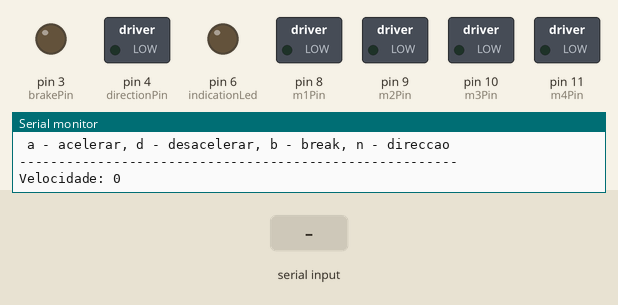
This sketch was run on a simulated Arduino Uno, built with avr-gcc and run on an emulated ATmega328P. Shown: switched loads named in the sketch (green lamp = pin HIGH), output pins drawn as LEDs (lit = HIGH), the last lines printed to the serial monitor. The inputs (shaded band) are chosen by the test bench.

Above: at 1.2 s.
1.3 s: "a" received over Serial
At 2.1 s:
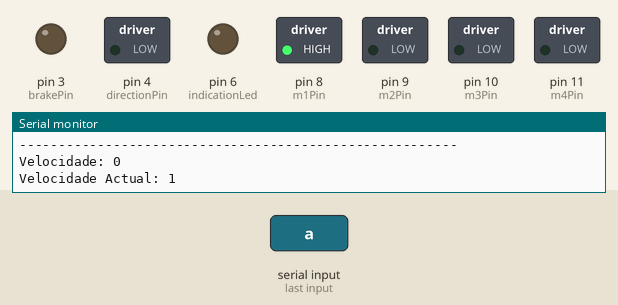
2.8 s: "b" received over Serial
At 4.0 s:
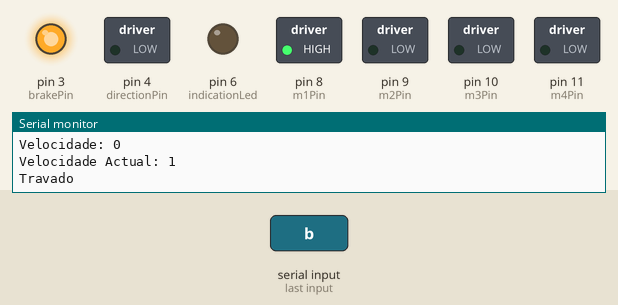
4.3 s: "n" received over Serial
At 5.1 s:
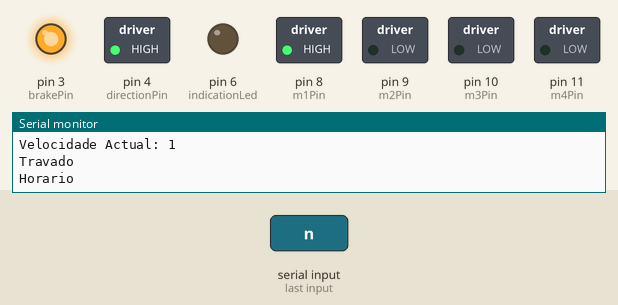
5.8 s: "d" received over Serial
At 6.7 s:
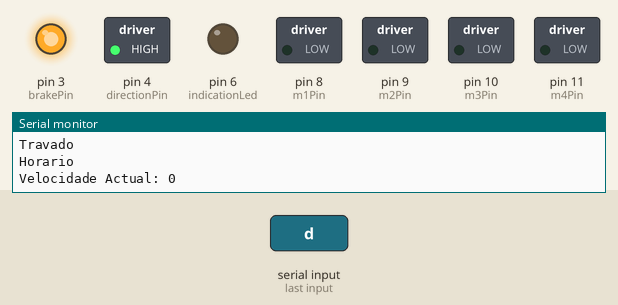
7.3 s: "b" received over Serial
At 8.5 s:
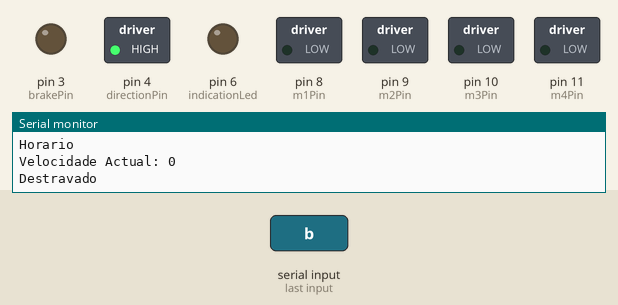
8.8 s: "a" received over Serial
At 10.2 s:
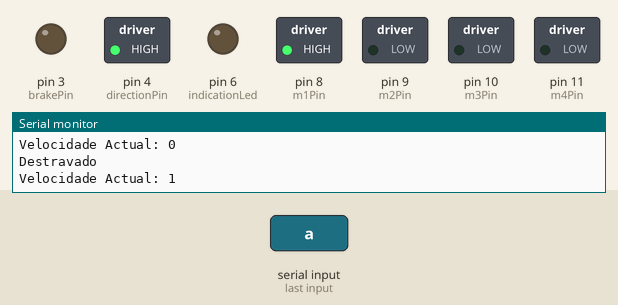
Timing chart, 0 to 11.3 s (numbered marks = the images above; inputs shaded):
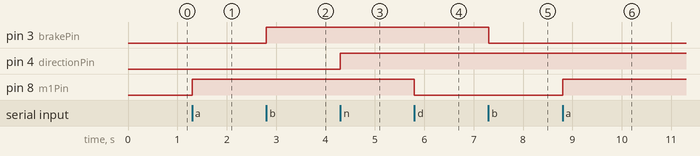

The sketch:

Step_Motor_LMD18245_Teste.ino
```cpp
int brakePin=3;
int directionPin=4;
int m1Pin=8;
int m2Pin=9;
int m3Pin=10;
int m4Pin=11;
int indicationLed=6;

void setup() {
  pinMode(brakePin,OUTPUT);
  pinMode(directionPin,OUTPUT);
  pinMode(m1Pin,OUTPUT);
  pinMode(m2Pin,OUTPUT);
  pinMode(m3Pin,OUTPUT);
  pinMode(m4Pin,OUTPUT);
  pinMode(indicationLed,OUTPUT);

  digitalWrite(brakePin,LOW);
  digitalWrite(indicationLed,LOW);
  digitalWrite(directionPin,LOW);

  Serial.begin(9600);
}

void loop() {
  int velocidade=0;
  Serial.println("             Bem-vindo ao teste do LMD18245");
  Serial.println(" a - acelerar, d - desacelerar, b - break, n - direccao");
  Serial.println("--------------------------------------------------------\n");
  Serial.print("Velocidade: ");
  Serial.println(velocidade);
  while(true){
    while(Serial.available()){
      switch(Serial.read()){
      case 'a':
        if(velocidade<15){
          velocidade++;
          byte veloc[4];
          integerToBits(velocidade,veloc);
          digitalWrite(m1Pin,veloc[0]);
          digitalWrite(m2Pin,veloc[1]);
          digitalWrite(m3Pin,veloc[2]);
          digitalWrite(m4Pin,veloc[3]);
          Serial.print("Velocidade Actual: ");
          Serial.println(velocidade);
        }
        else
          Serial.println("Velocidade Maxima");
        break;
      case 'd':
        if(velocidade>0){
          velocidade--;
          byte veloc[4];
          integerToBits(velocidade,veloc);
          digitalWrite(m1Pin,veloc[0]);
          digitalWrite(m2Pin,veloc[1]);
          digitalWrite(m3Pin,veloc[2]);
          digitalWrite(m4Pin,veloc[3]);
          Serial.print("Velocidade Actual: ");
          Serial.println(velocidade);
        }
        else
          Serial.println("Velocidade Minima");
        break;
      case 'b':
        digitalWrite(brakePin,!digitalRead(brakePin));

        Serial.println(digitalRead(brakePin) ? "Travado":"Destravado");
        break;
      case 'n':
        digitalWrite(directionPin,!digitalRead(directionPin));
        Serial.println(digitalRead(directionPin)? "Horario" : "Contra-Horario");
        break;
      default:
        Serial.println("Comando Invalido!");
        break;
      }
    }
  }
}

void integerToBits (int value, byte b[]) {
  b[3] = (byte)(1 &&(value & B00001000));
  b[2] = (byte)(1 &&(value & B00000100));
  b[1] = (byte)(1 &&(value & B00000010));
  b[0] = (byte)(1 &&(value & B00000001));
}
```

Measured:
- after the input at 1.3 s, pin 8 (m1Pin): LOW → HIGH at once
- after the input at 2.8 s, pin 3 (brakePin): LOW → HIGH at once
- after the input at 4.3 s, pin 4 (directionPin): LOW → HIGH at once
- after the input at 5.8 s, pin 8 (m1Pin): HIGH → LOW at once
- after the input at 7.3 s, pin 3 (brakePin): HIGH → LOW at once
- after the input at 8.8 s, pin 8 (m1Pin): LOW → HIGH at once
